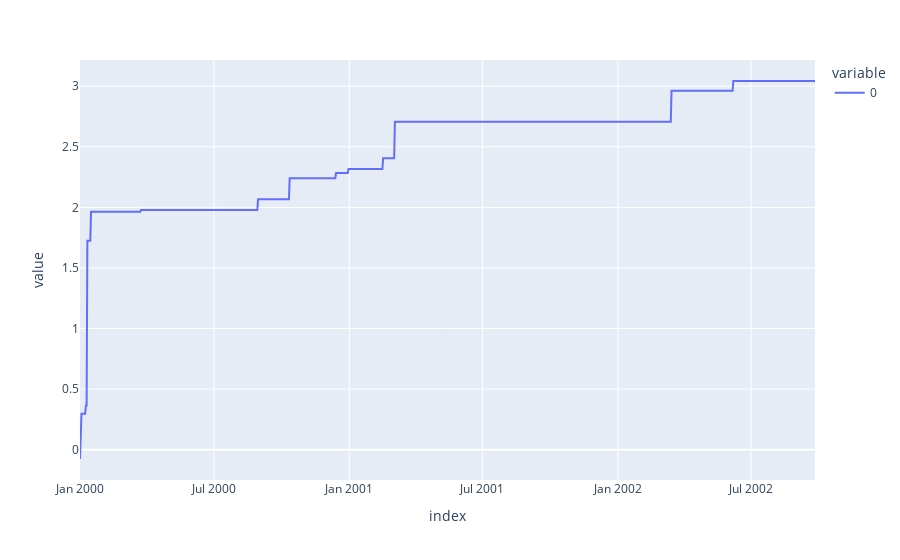

Notebook code cell kept with this figure:
### Code cell
psser.plot()

### Figure 1 — Plotly figure (JSON) as saved in the notebook; plotly's stock layout.template omitted (floating-point values rounded to 4 significant figures; data arrays with more than 128 entries replaced by an {"elided": "..."} marker saying what was removed)
{"data": [{"hovertemplate": "variable=0<br>index=%{x}<br>value=%{y}<extra></extra>", "legendgroup": "0", "line": {"color": "#636efa", "dash": "solid"}, "marker": {"symbol": "circle"}, "mode": "lines", "name": "0", "orientation": "v", "showlegend": true, "type": "scatter", "x": {"elided": "1000 str values"}, "xaxis": "x", "y": {"elided": "1000 float values"}, "yaxis": "y"}], "layout": {"legend": {"title": {"text": "variable"}, "tracegroupgap": 0}, "margin": {"t": 60}, "xaxis": {"anchor": "y", "domain": [0, 1], "title": {"text": "index"}}, "yaxis": {"anchor": "x", "domain": [0, 1], "title": {"text": "value"}}}}
